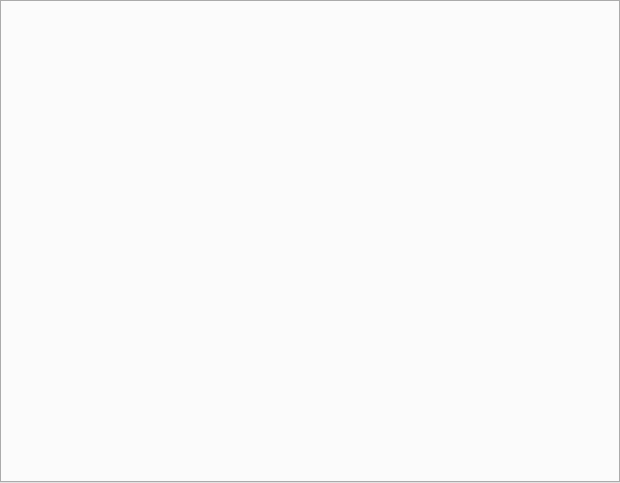
<?xml version="1.0" encoding="UTF-8"?>
<ui version="4.0">
 <class>WidgetPageContainer</class>
 <widget class="QWidget" name="WidgetPageContainer">
  <property name="geometry">
   <rect>
    <x>0</x>
    <y>0</y>
    <width>620</width>
    <height>483</height>
   </rect>
  </property>
  <property name="windowTitle">
   <string>Form</string>
  </property>
  <layout class="QGridLayout" name="gridLayout">
   <property name="leftMargin">
    <number>0</number>
   </property>
   <property name="topMargin">
    <number>0</number>
   </property>
   <property name="rightMargin">
    <number>0</number>
   </property>
   <property name="bottomMargin">
    <number>0</number>
   </property>
   <property name="spacing">
    <number>0</number>
   </property>
   <item row="0" column="0">
    <widget class="QTabWidget" name="tabWidget">
     <property name="sizePolicy">
      <sizepolicy hsizetype="Preferred" vsizetype="Expanding">
       <horstretch>0</horstretch>
       <verstretch>0</verstretch>
      </sizepolicy>
     </property>
     <property name="currentIndex">
      <number>-1</number>
     </property>
     <property name="tabBarAutoHide">
      <bool>false</bool>
     </property>
    </widget>
   </item>
  </layout>
 </widget>
 <resources/>
 <connections/>
</ui>
